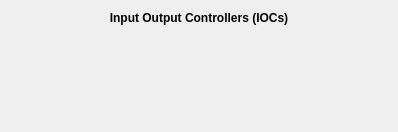
<?xml version="1.0" encoding="UTF-8"?>
<ui version="4.0">
 <class>Form</class>
 <widget class="QWidget" name="Form">
  <property name="geometry">
   <rect>
    <x>0</x>
    <y>0</y>
    <width>398</width>
    <height>132</height>
   </rect>
  </property>
  <property name="windowTitle">
   <string>Form</string>
  </property>
  <layout class="QVBoxLayout" name="verticalLayout">
   <item>
    <widget class="QLabel" name="label">
     <property name="font">
      <font>
       <weight>75</weight>
       <bold>true</bold>
      </font>
     </property>
     <property name="text">
      <string>Input Output Controllers (IOCs)</string>
     </property>
     <property name="alignment">
      <set>Qt::AlignCenter</set>
     </property>
    </widget>
   </item>
   <item>
    <layout class="QVBoxLayout" name="iocs_layout">
     <item>
      <widget class="PyDMEmbeddedDisplay" name="PyDMEmbeddedDisplay">
       <property name="toolTip">
        <string/>
       </property>
       <property name="filename" stdset="0">
        <string>ioc.ui</string>
       </property>
      </widget>
     </item>
    </layout>
   </item>
   <item>
    <spacer name="verticalSpacer">
     <property name="orientation">
      <enum>Qt::Vertical</enum>
     </property>
     <property name="sizeHint" stdset="0">
      <size>
       <width>20</width>
       <height>40</height>
      </size>
     </property>
    </spacer>
   </item>
  </layout>
 </widget>
 <customwidgets>
  <customwidget>
   <class>PyDMEmbeddedDisplay</class>
   <extends>QFrame</extends>
   <header>pydm.widgets.embedded_display</header>
  </customwidget>
 </customwidgets>
 <resources/>
 <connections/>
</ui>
